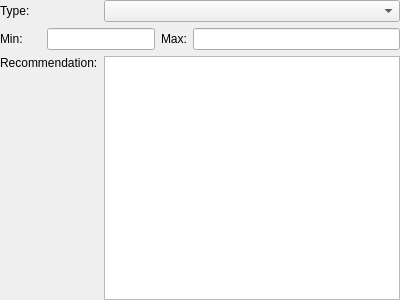
<?xml version="1.0" encoding="UTF-8"?>
<ui version="4.0">
 <class>RangeParameterValueWithTypeForm</class>
 <widget class="QWidget" name="RangeParameterValueWithTypeForm">
  <property name="geometry">
   <rect>
    <x>0</x>
    <y>0</y>
    <width>400</width>
    <height>300</height>
   </rect>
  </property>
  <property name="windowTitle">
   <string>Form</string>
  </property>
  <property name="locale">
   <locale language="English" country="UnitedStates"/>
  </property>
  <layout class="QGridLayout" name="gridLayout">
   <property name="leftMargin">
    <number>0</number>
   </property>
   <property name="topMargin">
    <number>0</number>
   </property>
   <property name="rightMargin">
    <number>0</number>
   </property>
   <property name="bottomMargin">
    <number>0</number>
   </property>
   <item row="0" column="0" colspan="2">
    <widget class="QLabel" name="typeLabel">
     <property name="text">
      <string>Type:</string>
     </property>
    </widget>
   </item>
   <item row="0" column="2" colspan="3">
    <widget class="QComboBox" name="typeComboBox"/>
   </item>
   <item row="1" column="0">
    <widget class="QLabel" name="minLabel">
     <property name="text">
      <string>Min:</string>
     </property>
    </widget>
   </item>
   <item row="1" column="1" colspan="2">
    <widget class="QLineEdit" name="minLineEdit"/>
   </item>
   <item row="1" column="3">
    <widget class="QLabel" name="maxLabel">
     <property name="text">
      <string>Max:</string>
     </property>
    </widget>
   </item>
   <item row="1" column="4">
    <widget class="QLineEdit" name="maxLineEdit"/>
   </item>
   <item row="2" column="0" colspan="2">
    <widget class="QLabel" name="recommendationLabel">
     <property name="text">
      <string>Recommendation:</string>
     </property>
     <property name="alignment">
      <set>Qt::AlignLeading|Qt::AlignLeft|Qt::AlignTop</set>
     </property>
    </widget>
   </item>
   <item row="2" column="2" colspan="3">
    <widget class="QTextEdit" name="recommendationTextEdit">
     <property name="sizePolicy">
      <sizepolicy hsizetype="Expanding" vsizetype="Expanding">
       <horstretch>0</horstretch>
       <verstretch>0</verstretch>
      </sizepolicy>
     </property>
    </widget>
   </item>
  </layout>
 </widget>
 <resources/>
 <connections>
  <connection>
   <sender>typeComboBox</sender>
   <signal>currentIndexChanged(int)</signal>
   <receiver>RangeParameterValueWithTypeForm</receiver>
   <slot>currentIndexChanged(int)</slot>
   <hints>
    <hint type="sourcelabel">
     <x>247</x>
     <y>9</y>
    </hint>
    <hint type="destinationlabel">
     <x>199</x>
     <y>149</y>
    </hint>
   </hints>
  </connection>
 </connections>
</ui>
